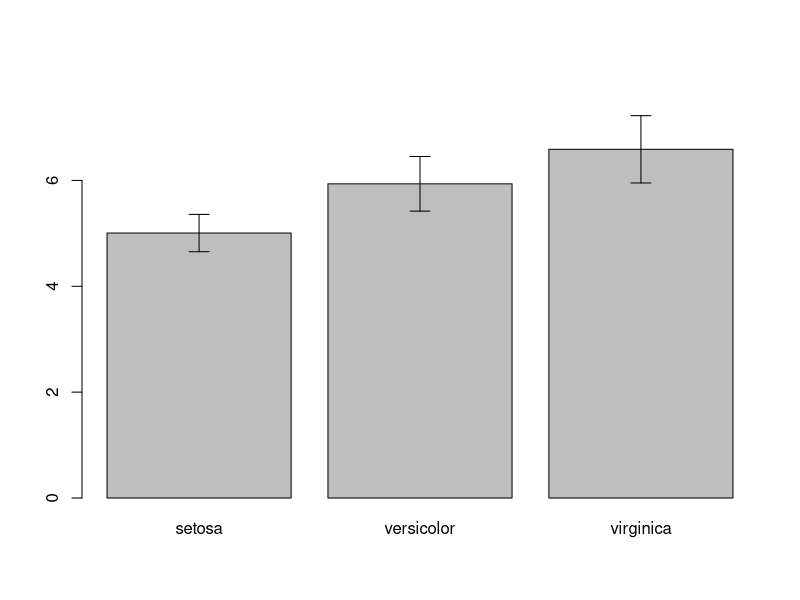

Recreate this plot in R.
## ---- chunk 1
data("iris")
mean <- by(iris$Sepal.Length,iris$Species,mean)
sd <- by(iris$Sepal.Length,iris$Species,sd)
temp <- barplot(mean,ylim=c(0,max(mean)+2*max(sd)))
arrows(temp,mean+sd, temp, mean-sd, angle=90, code=3, length=0.1)
